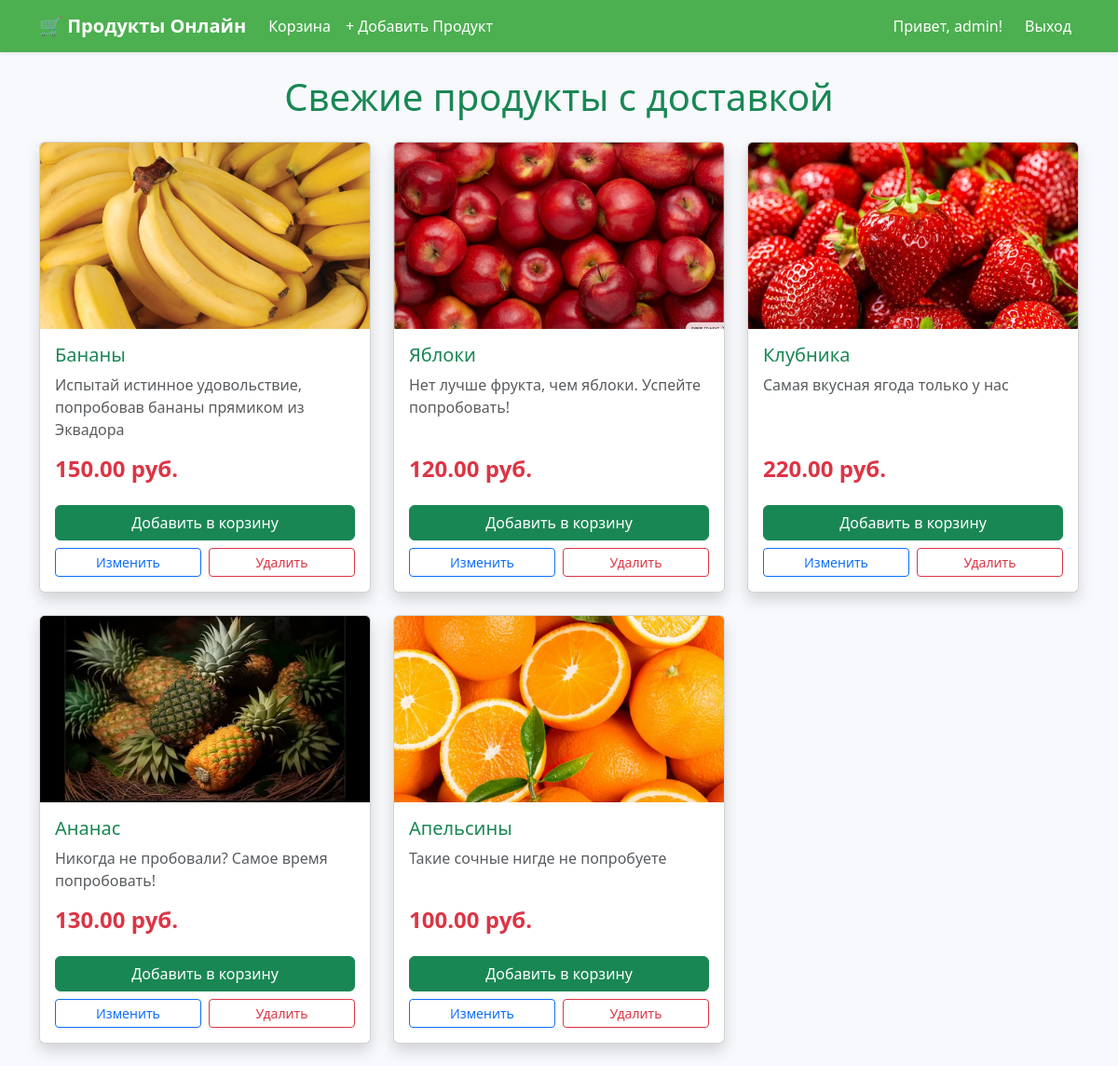
The app's page / (signed in) with its own data.
### grocery/models.py (models this page shows, shortened)
class Product(models.Model):
    name = models.CharField(max_length=200, verbose_name="Название")
    description = models.TextField(verbose_name="Описание")
    price = models.DecimalField(max_digits=10, decimal_places=2, verbose_name="Цена")
    image = models.ImageField(upload_to='product_images/', blank=True, null=True, verbose_name="Изображение")
    def get_image_url(self):
        if self.image:
            return self.image.url
        return 'https://via.placeholder.com/400x200?text=Нет+изображения'

### grocery/views.py (the view)
# urls.py: path('', ProductListView.as_view(), name='product_list'),
class ProductListView(ListView):
    model = Product
    template_name = 'product_list.html'
    context_object_name = 'products'

### templates/product_list.html (shortened to what this page needs)
{% extends "base.html" %}
{% block content %}
<h1 class="mb-4 text-center text-success">Свежие продукты с доставкой</h1>
<div class="row">
    {% for product in products %}
    <div class="col-lg-4 col-md-6 mb-4">
        <div class="card card-product h-100 shadow">
            <img src="{{ product.get_image_url }}"
                 class="card-img-top"
                 alt="{{ product.name }}"
                 style="height: 200px; object-fit: cover;">
            <div class="card-body d-flex flex-column">
                <h5 class="card-title text-success">{{ product.name }}</h5>
                <p class="card-text text-muted">{{ product.description|truncatechars:100 }}</p>
                <h4 class="mt-auto text-danger fw-bold">{{ product.price }} руб.</h4>
                <div class="mt-3">
                    {% if user.is_authenticated %}
                        <a href="{% url 'add_to_cart' product.id %}" class="btn btn-success w-100">
                             Добавить в корзину
                        </a>
                    {% else %}
                        <a href="{% url 'login' %}" class="btn btn-secondary w-100">
                            Войдите, чтобы купить
                        </a>
                    {% endif %}
                </div>
                {% if user.is_superuser %}
                <div class="mt-2 d-flex justify-content-between">
                    <a href="{% url 'product_update' product.id %}" class="btn btn-outline-primary btn-sm me-1 w-50">Изменить</a>
                    <a href="{% url 'product_delete' product.id %}" class="btn btn-outline-danger btn-sm ms-1 w-50">Удалить</a>
                </div>
                {% endif %}
            </div>
        </div>
    </div>
    {% endfor %}
</div>
{% endblock %}

### templates/base.html (shortened to what this page needs)
{% load static %}
<!DOCTYPE html>
<html lang="ru">
<head>
    <link href="https://cdn.jsdelivr.net/npm/bootstrap@5.3.3/dist/css/bootstrap.min.css" rel="stylesheet">
</head>
<body>
    <nav class="navbar navbar-expand-lg navbar-dark bg-success shadow-sm">
        <div class="container">
            <a class="navbar-brand fw-bold" href="{% url 'product_list' %}">
                🛒 Продукты Онлайн
            </a>
            <div class="collapse navbar-collapse" id="navbarNav">
                <ul class="navbar-nav me-auto mb-2 mb-lg-0">
                    <li class="nav-item">
                        <a class="nav-link" href="{% url 'cart' %}">
                            Корзина
                        </a>
                    </li>
                    {% if user.is_superuser %}
                    <li class="nav-item">
                        <a class="nav-link text-warning" href="{% url 'product_create' %}">
                            + Добавить Продукт
                        </a>
                    </li>
                    {% endif %}
                </ul>
                <ul class="navbar-nav">
                    {% if user.is_authenticated %}
                        <li class="nav-item">
                            <span class="nav-link">Привет, {{ user.username }}!</span>
                        </li>
                        <li class="nav-item">
                            <a class="nav-link btn btn-outline-light ms-2" href="{% url 'logout' %}">Выход</a>
                        </li>
                    {% endif %}
                </ul>
            </div>
        </div>
    </nav>
    <main class="container mt-4">
        {% block content %}
        {% endblock %}
    </main>
</body>
</html>

### templates/base.html (style rules this page uses)
body { background-color: #f7f9fc; }
.navbar { background-color: #4CAF50 !important; }
.navbar-brand, .nav-link { color: white !important; }
.card-product { transition: transform 0.2s, box-shadow 0.2s; }

### records on screen
Product: get_image_url (picture), name "Бананы", description "Испытай истинное удовольствие, попробовав бананы прямиком из Эквадора", price "150.00"
Product: get_image_url (picture), name "Яблоки", description "Нет лучше фрукта, чем яблоки. Успейте попробовать!", price "120.00"
Product: get_image_url (picture), name "Клубника", description "Самая вкусная ягода только у нас", price "220.00"
Product: get_image_url (picture), name "Ананас", description "Никогда не пробовали? Самое время попробовать!", price "130.00"
Product: get_image_url (picture), name "Апельсины", description "Такие сочные нигде не попробуете", price "100.00"

### other values on screen
{{ user.username }} "admin"
